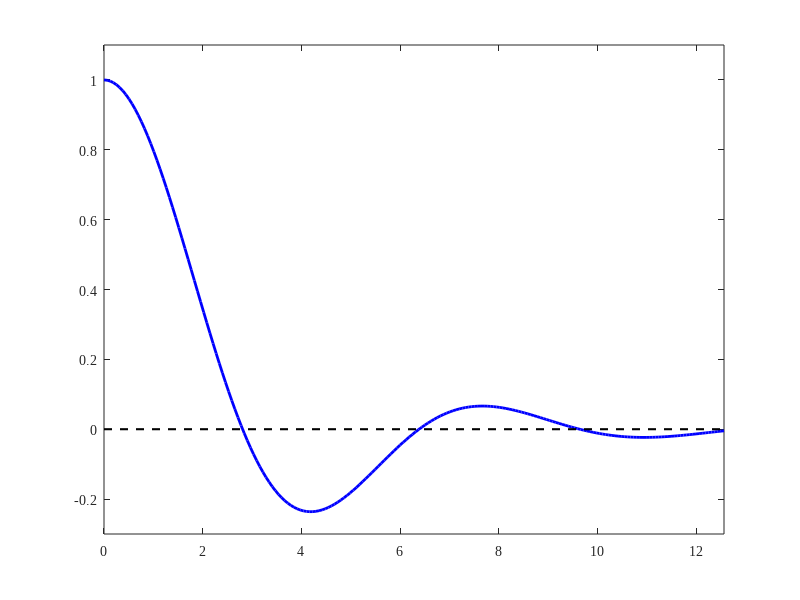

MATLAB code for this plot: (Note: this script raises an error after producing the figure.)
% Figure_511_flicker
% script to plot scaling function from Brochard-Lennon flicker
% calculation

clear all
close all

chimax=4.0*pi;
chi=linspace(0,chimax,200);

fun = @(x,c) (x.^3).*besselj(0,c*x)./(1+x.^(12));

for n=1:200
    chi_calc=chi(n);
    G(n)=(6*sqrt(3)/pi)*integral(@(x) fun(x,chi_calc),0,Inf);
end

t=figure; 

hold on
box on;

xlim([0 chimax]);
ylim([-0.3 1.1]);

plot(chi,G,'-b','Linewidth',2);

plot([0 chimax],[0 0],'--k','LineWidth',1.5);
ax=gca;
set(gca, 'FontName', 'Times New Roman');
ax.LineWidth=1.1;
ax.XAxis.FontSize = 15;
ax.YAxis.FontSize = 15;
ax.TickLabelInterpreter = 'latex';
ax.LabelFontSizeMultiplier = 1.15;
xticks([0 pi 2*pi 3*pi 4*pi]);
xticklabels({'0','','$2\pi$','','$4\pi$'});
yticks([-0.25 0 0.25 0.5 0.75 1]);
yticklabels({'','0','','0.5','','1'});
xlabel('$\chi=R/\ell(\omega)$','interpreter','latex','FontSize',17);
ylabel('$G(\chi)$','interpreter','latex','FontSize',17);

pause;
% exportgraphics(t,'Figure_flickercorrelation.png','BackgroundColor','none');
exportgraphics(t,'Figure_511_flicker.pdf','BackgroundColor','white');
hold off
close;




